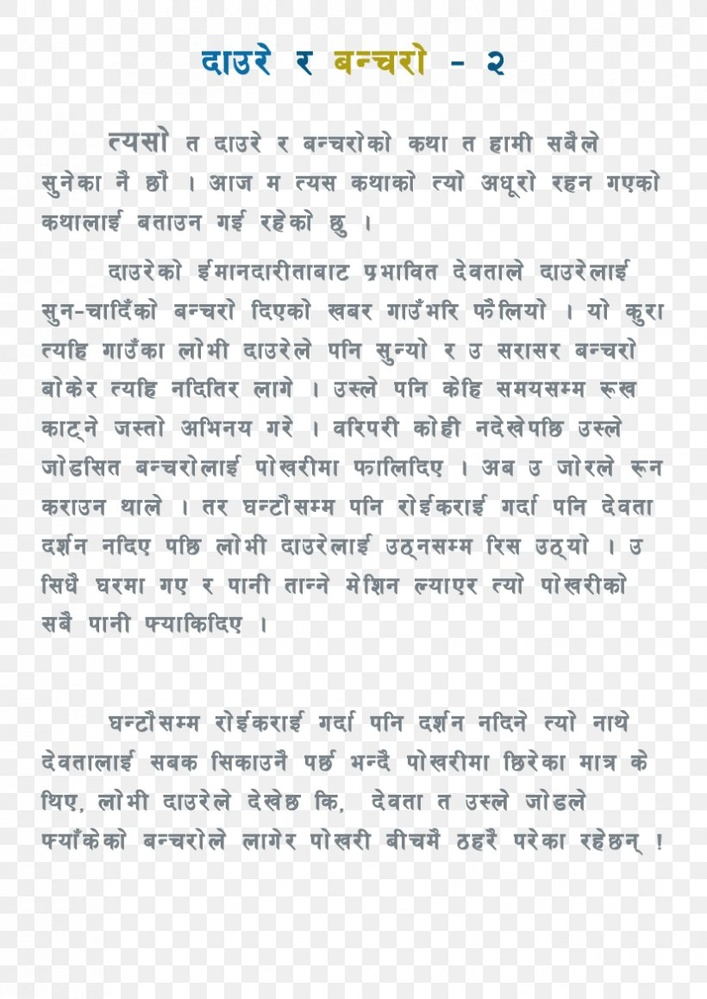
#> input picture webapp/ocr_test2.jpg, 707 x 999 px, shrunk from 820 x 1159 before the run
$ python -i utils.py   (imports and definitions only)
#> lines starting #> are read from the running program, lines starting #| are printed output that depends on the picture; after the words box and inside, x2 and y2 are one past the last pixel; in counts of white or black regions, pixels touching at a corner belong together
#> further down, picture is the input picture: shape (999, 707, 3); mean B, G, R 236.2, 235.8, 234.9
import cv2
import pytesseract
import numpy as np

def preprocess(image):
    gray = cv2.cvtColor(image, cv2.COLOR_BGR2GRAY)
    _, binary_image = cv2.threshold(gray, 128, 255, cv2.THRESH_BINARY)
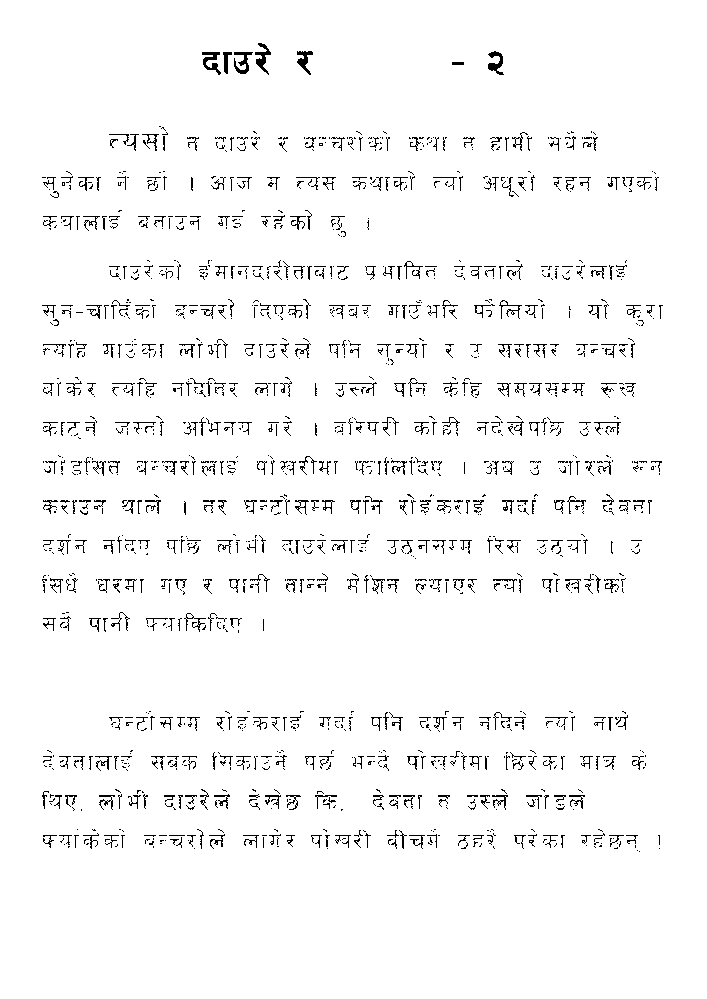
#> binary_image: shape (999, 707); 96.6% white; black in thin lines or dots, all inside (x1, y1, x2, y2) = (42, 43, 663, 852)
    kernel = cv2.getStructuringElement(cv2.MORPH_RECT, (3, 3))
    opening = cv2.morphologyEx(binary_image, cv2.MORPH_OPEN, kernel)
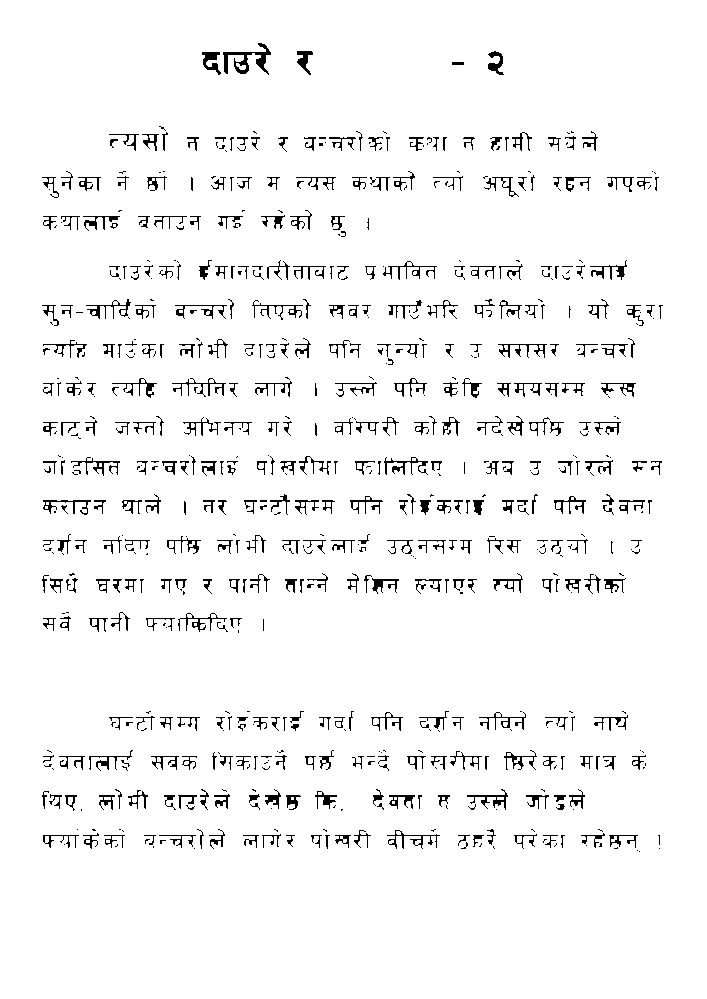
#> opening: shape (999, 707); 95.9% white; black in thin lines or dots, all inside (x1, y1, x2, y2) = (42, 43, 663, 852)
    bg_removed = cv2.bitwise_and(image, image, mask=opening)
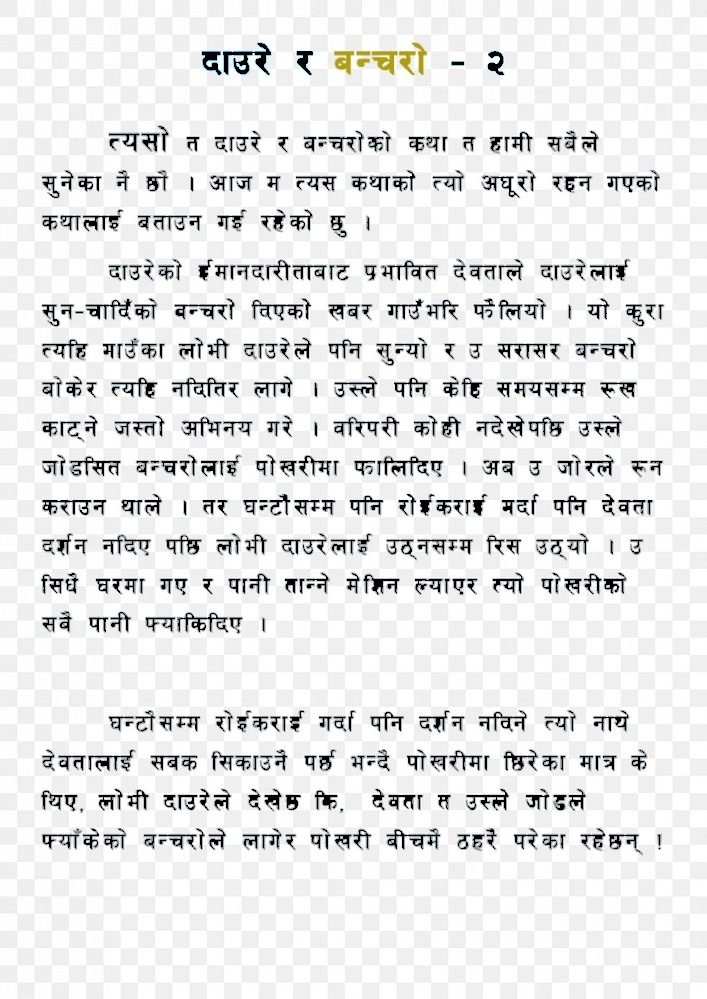
#> bg_removed: shape (999, 707, 3); mean B, G, R 230.7, 230.6, 230
    # contrast_enhanced = cv2.equalizeHist(bg_removed)

    sharp_edge = cv2.bilateralFilter(bg_removed, 9, 75, 75)
    return sharp_edge


def get_text_from_image(image):
    custom_config = r'-l eng+nep --oem 3 --psm 6'
    text = pytesseract.image_to_string(image, config=custom_config)
    return text


def pipeline(image):
    image = preprocess(image)
    text = get_text_from_image(image)
    print(text)
    return text

>>> import cv2
>>> picture = cv2.imread('ocr_test2.jpg')
>>> result = preprocess(picture)

$ run again, on webapp/ocr_test3.jpg
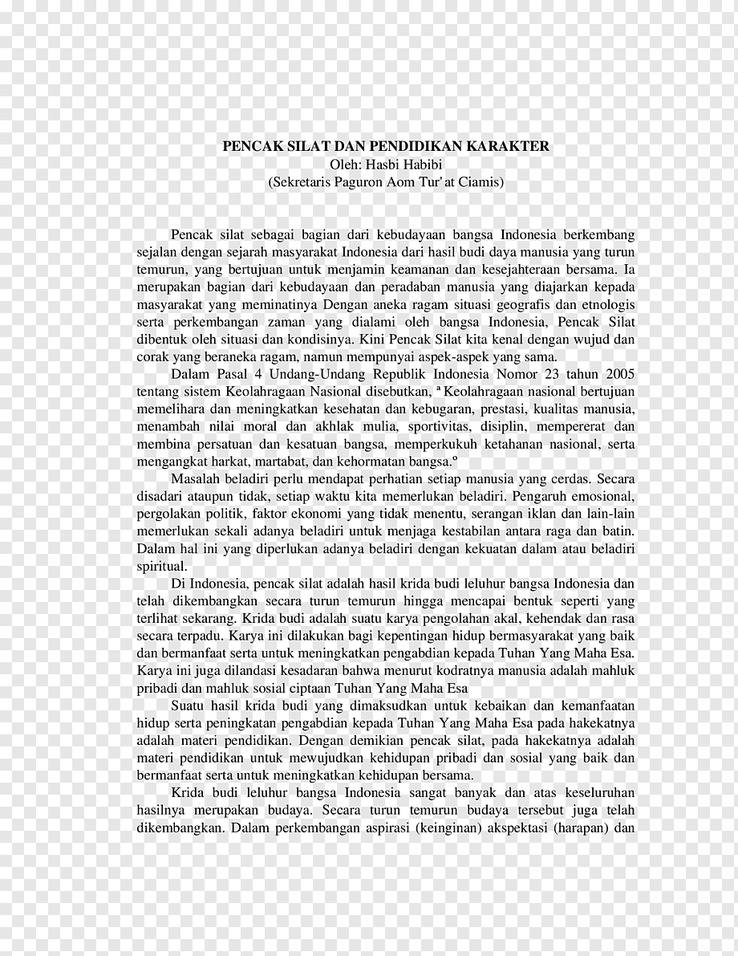
#> input picture webapp/ocr_test3.jpg, 738 x 956 px, shrunk from 920 x 1191 before the run
#> picture is the input picture: shape (956, 738, 3); min 0, max 255, mean 227.5
#> in preprocess, `_, binary_image = cv2.threshold(gray, 128, 255, cv2.THRESH_BINARY)`:
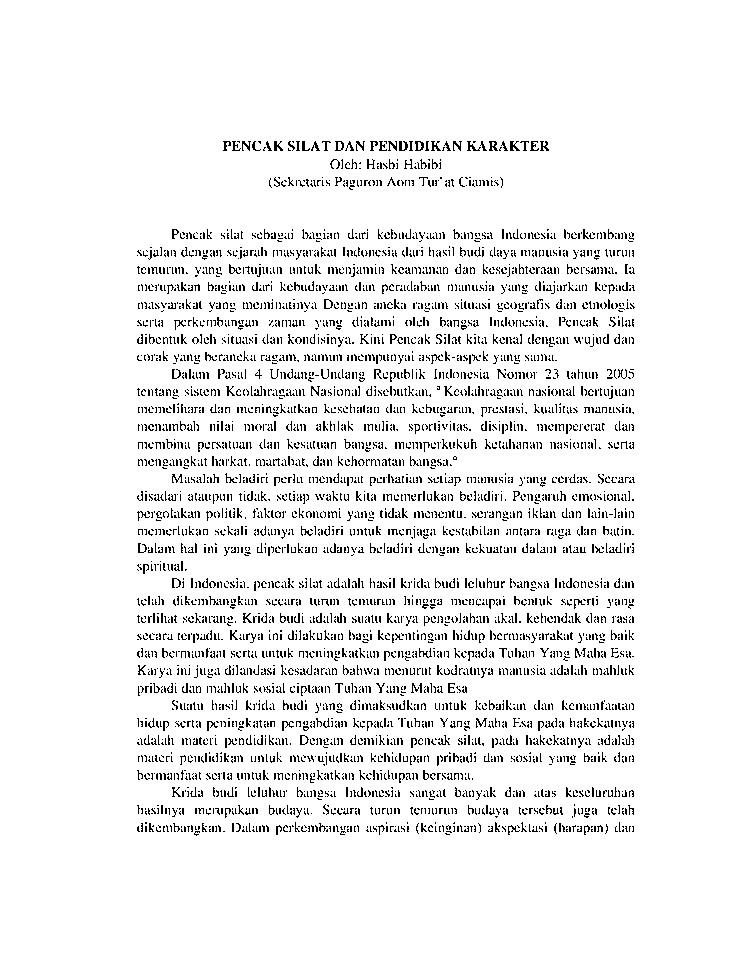
#> binary_image: shape (956, 738); 93.7% white; black in thin lines or dots, all inside (x1, y1, x2, y2) = (137, 141, 635, 836)
#> opening: shape (956, 738); 88.7% white; 408 black regions (23 under 20 px), largest, box (x1, y1, x2, y2) and area: (370, 141, 462, 151) 575, (270, 369, 365, 382) 511, (483, 264, 559, 277) 479
#> in preprocess, `bg_removed = cv2.bitwise_and(image, image, mask=opening)`:
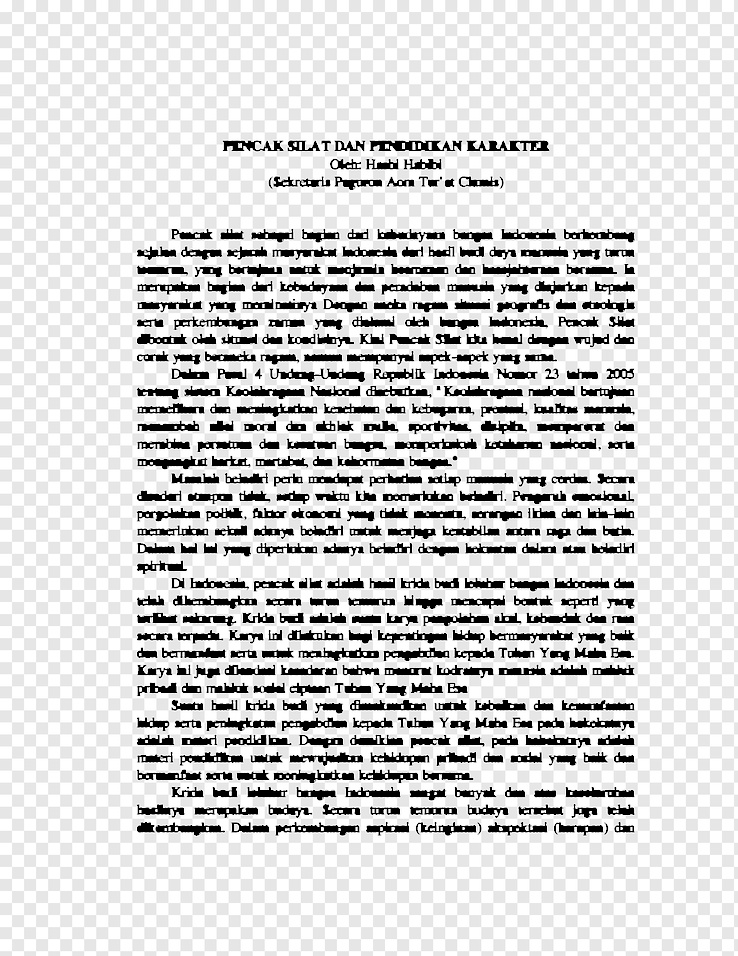
#> bg_removed: shape (956, 738, 3); min 0, max 255, mean 213.1

$ run again, on webapp/love_letter.jpg
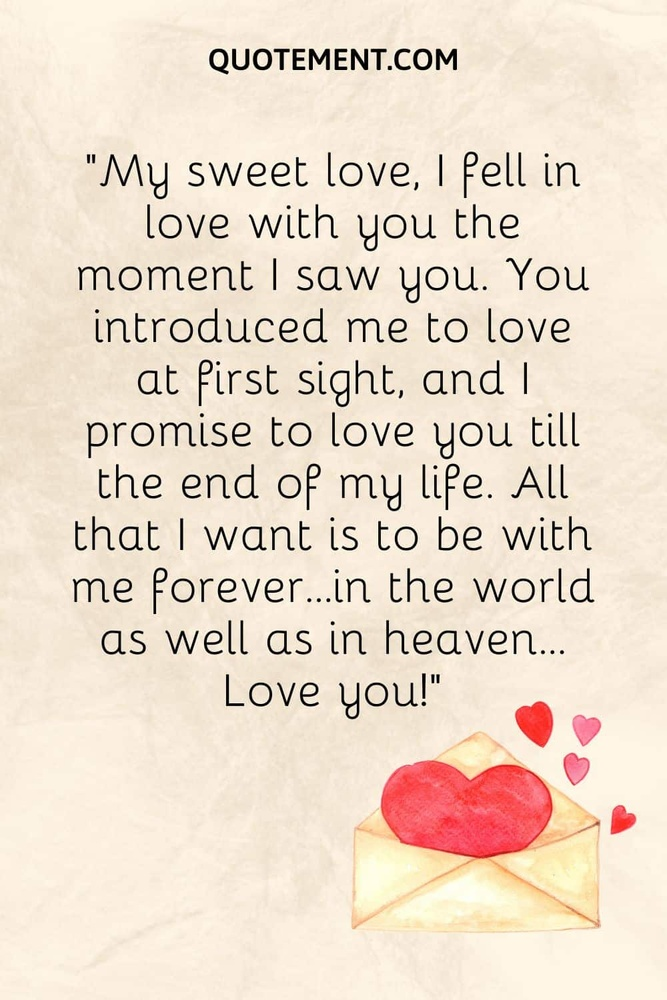
#> input picture webapp/love_letter.jpg, 667 x 1000 px, shrunk from 1000 x 1500 before the run
#> picture is the input picture: shape (1000, 667, 3); mean B, G, R 203.9, 220.5, 236.2
#> in preprocess, `_, binary_image = cv2.threshold(gray, 128, 255, cv2.THRESH_BINARY)`:
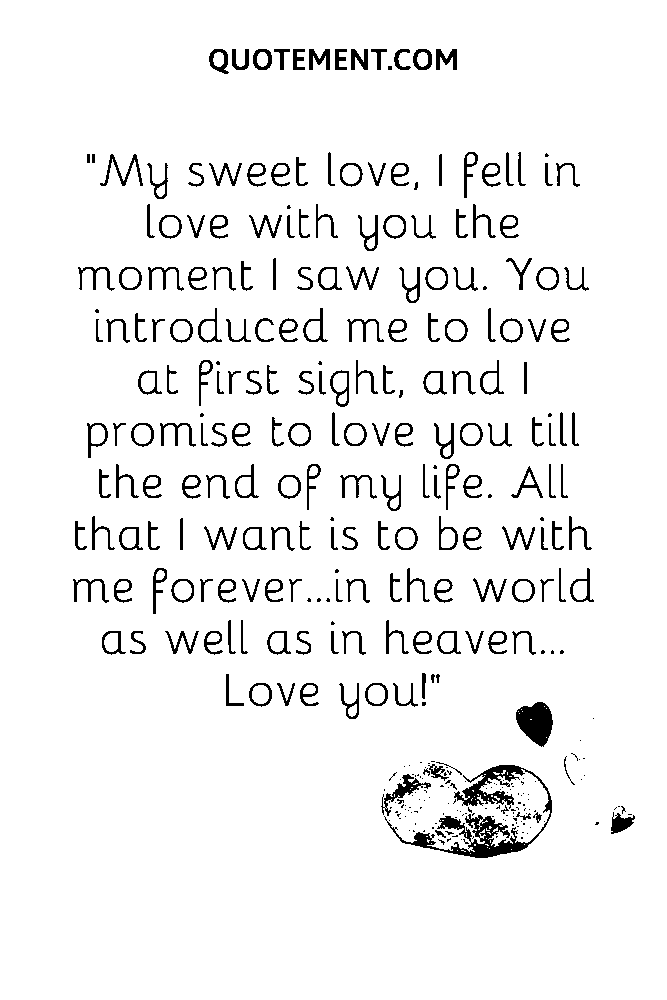
#> binary_image: shape (1000, 667); 94.5% white; 360 black regions (149 under 20 px), largest, box (x1, y1, x2, y2) and area: (384, 765, 552, 858) 3450, (516, 702, 553, 747) 1135, (381, 774, 431, 816) 473
#> opening: shape (1000, 667); 94.2% white; 294 black regions (90 under 20 px), largest, box (x1, y1, x2, y2) and area: (384, 761, 552, 858) 4978, (516, 702, 553, 747) 1145, (381, 774, 431, 816) 692
#> in preprocess, `bg_removed = cv2.bitwise_and(image, image, mask=opening)`:
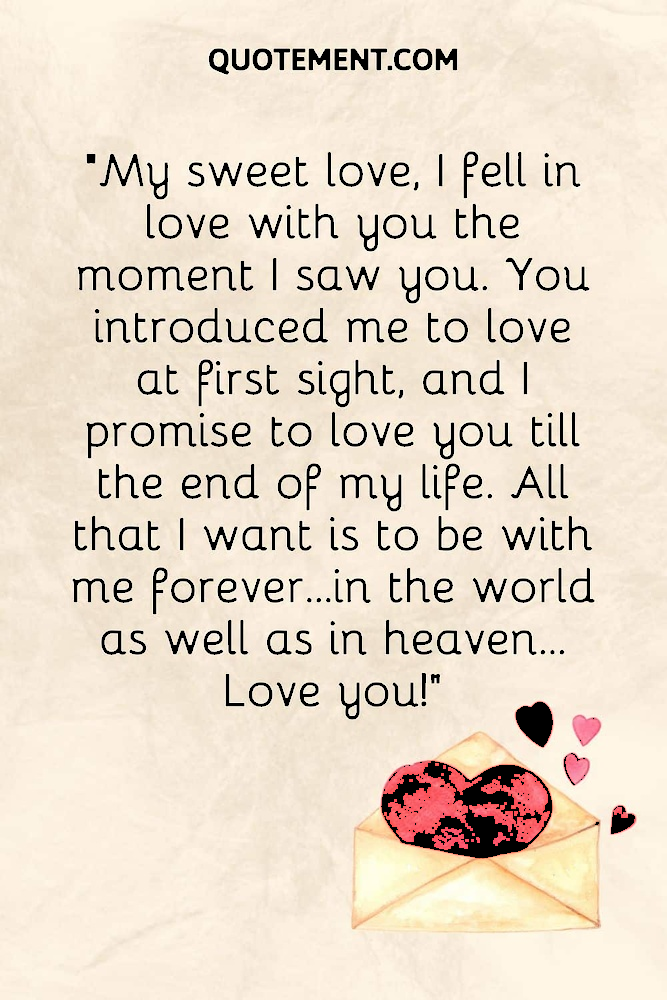
#> bg_removed: shape (1000, 667, 3); mean B, G, R 201.6, 218, 231.6

$ run again, on webapp/test4.jpg
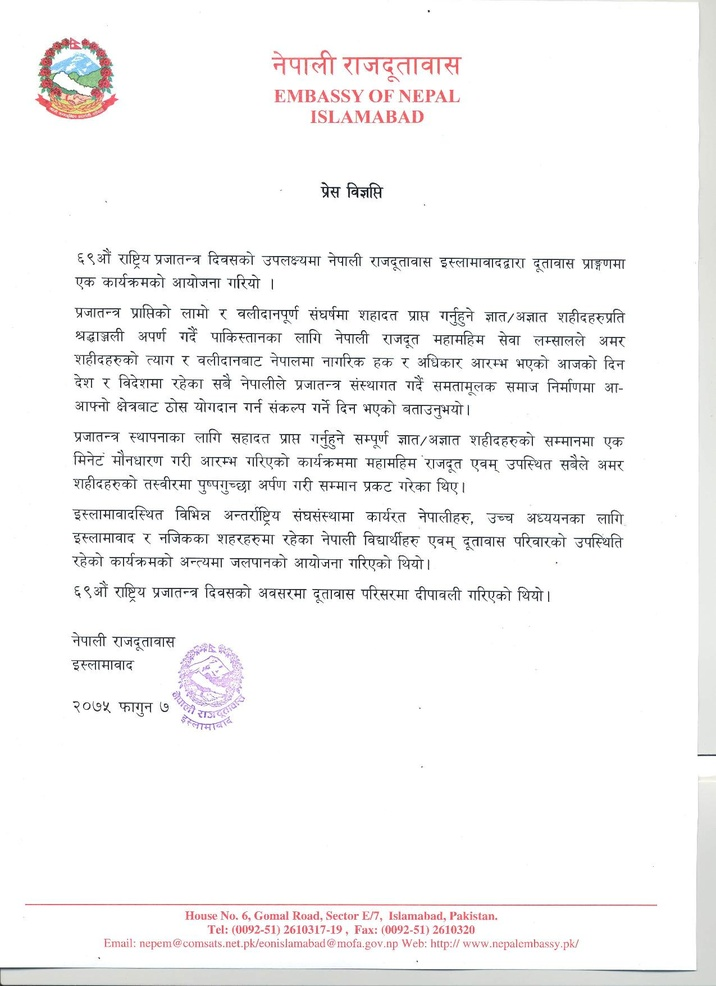
#> input picture webapp/test4.jpg, 716 x 986 px, shrunk from 1275 x 1756 before the run
#> picture is the input picture: shape (986, 716, 3); mean B, G, R 244.4, 244.3, 245.2
#> in preprocess, `_, binary_image = cv2.threshold(gray, 128, 255, cv2.THRESH_BINARY)`:
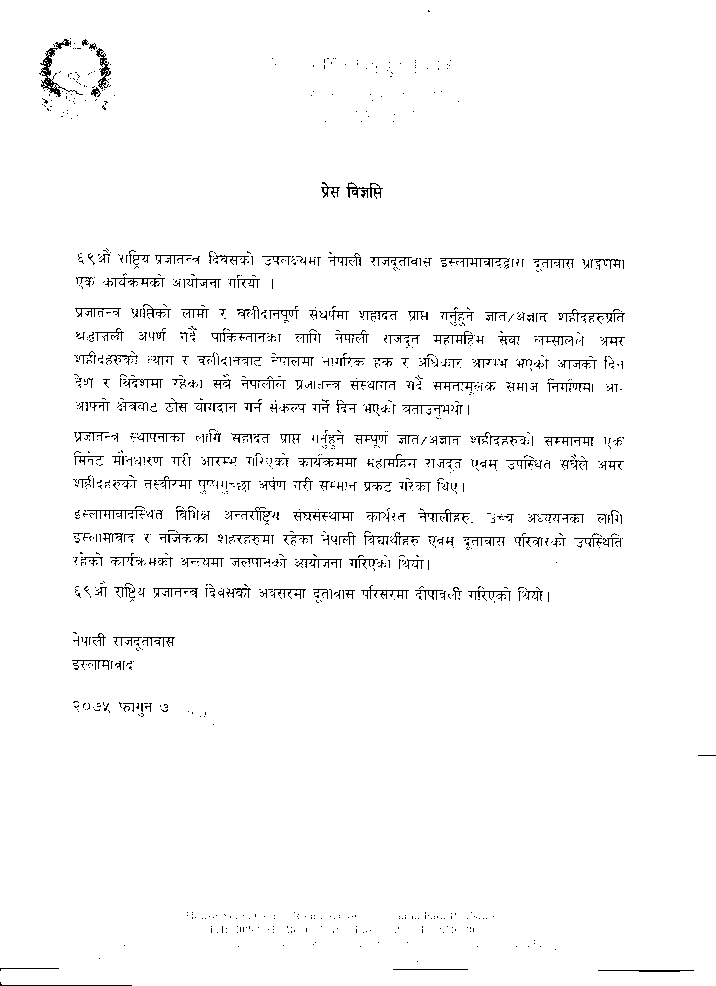
#> binary_image: shape (986, 716); 97.3% white; black in thin lines or dots
#> opening: shape (986, 716); 95.9% white; 503 black regions (297 under 20 px), largest, box (x1, y1, x2, y2) and area: (39, 38, 83, 99) 637, (82, 39, 111, 101) 512, (558, 309, 625, 324) 384
#> in preprocess, `bg_removed = cv2.bitwise_and(image, image, mask=opening)`:
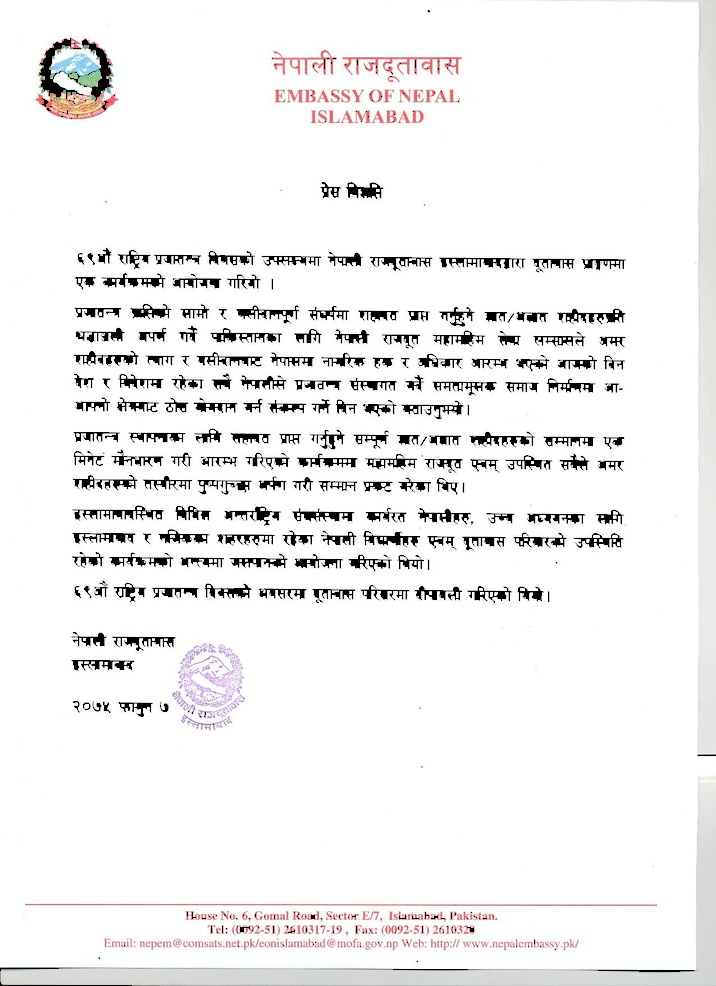
#> bg_removed: shape (986, 716, 3); mean B, G, R 239.1, 239, 239.8
